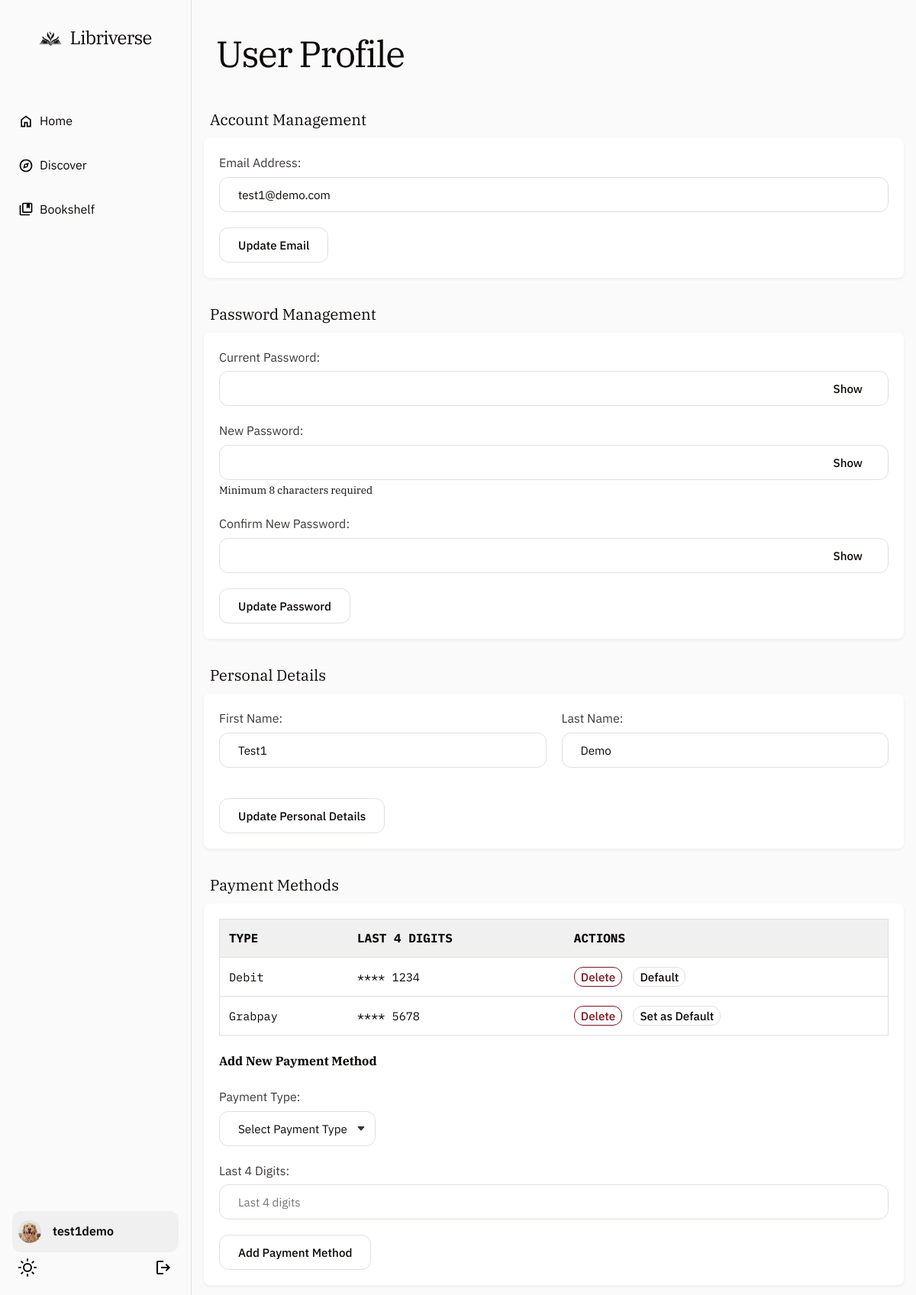
/profile.php (signed in), run on the app's committed database.
### tables this page shows
CREATE TABLE `user` (
  `id` int(11) NOT NULL,
  `email` varchar(255) NOT NULL,
  `password_hash` varchar(255) NOT NULL,
  `payment_method` varchar(50) DEFAULT NULL,
  `first_name` varchar(50) DEFAULT NULL,
  `last_name` varchar(50) DEFAULT NULL,
  `username` varchar(50) DEFAULT NULL,
  `role` varchar(20) NOT NULL DEFAULT 'user'
);

CREATE TABLE `payment` (
  `id` int(11) NOT NULL,
  `user_id` int(11) DEFAULT NULL,
  `type` enum('Debit','Credit','Paypal','Grabpay') NOT NULL,
  `last_4_digits` char(4) NOT NULL
);

### www/utils/auth.php (called while the page is built, shortened)
<?php
function is_logged_in()
{
    return isset($_SESSION['user_id']);
}

### www/profile.php (the view, shortened to what this page needs)
<?php
require_once 'utils/auth.php';
require_once 'utils/db.php';
$user_id = $_SESSION['user_id'];
$stmt = $conn->prepare("SELECT username, email, first_name, last_name, payment_method FROM user WHERE id = ?");
$stmt->bind_param("i", $user_id);
$stmt->execute();
$result = $stmt->get_result();
$user = $result->fetch_assoc();
$payment_stmt = $conn->prepare("SELECT p.id, p.type, p.last_4_digits, CASE WHEN u.payment_method = p.id THEN 1 ELSE 0 END AS is_default
                                FROM payment p
                                LEFT JOIN user u ON u.id = p.user_id
                                WHERE p.user_id = ?");
$payment_stmt->bind_param("i", $user_id);
$payment_stmt->execute();
$payment_result = $payment_stmt->get_result();
$payment_methods = $payment_result->fetch_all(MYSQLI_ASSOC);
?>
<!DOCTYPE html>
<html lang="en">
<head>
    <link rel="stylesheet" href="css/base.css">
    <link rel="stylesheet" href="css/navbar.css">
    <link rel="stylesheet" href="css/profile.css">
</head>
<body>
    <div class="navbar">
        <div class="navbar-logo-section">
            <a href="index.php" class="navbar-logo">
                <img src="assets/logo/libriverse_logo.png" alt="Libriverse Logo" class="navbar-logo-image">
                <span class="navbar-logo-text">Libriverse</span>
            </a>
        </div>
        <ul class="navbar-pages">
            <li><a href="index.php" class="navbar-item"><img src="assets/icons/home.svg" alt="Home" class="navbar-icon white"><span class="navbar-label">Home</span></a></li>
            <li><a href="discover.php" class="navbar-item"><img src="assets/icons/explore.svg" alt="Discover" class="navbar-icon white"><span class="navbar-label">Discover</span></a></li>
            <?php if (is_logged_in()): ?>
                <li><a href="bookshelf.php" class="navbar-item"><img src="assets/icons/collections.svg" alt="Bookshelf" class="navbar-icon white"><span class="navbar-label">Bookshelf</span></a></li>
            <?php endif; ?>
    </ul>
    <ul class="navbar-user-section">
        <?php if (is_logged_in()): ?>
            <li><a href="profile.php" class="navbar-item username active">
                    <img src="assets/profile-photo/golden_retriever.jpeg" alt="User Photo" class="navbar-user-photo">
                    <span class="navbar-username"><?php echo htmlspecialchars($_SESSION['username'] ?? 'User'); ?></span>
                </a>
            </li>
            <li class="icon-toggle">
                <button id="themeToggle" class="navbar-item">
                    <img src="assets/icons/light-mode.svg" alt="Light Mode" class="navbar-icon theme-light">
                </button>
                <a href="logout.php" class="navbar-item logout">
                    <img src="assets/icons/logout.svg" alt="Logout" class="navbar-icon white logout">
                </a>
            </li>
        <?php endif; ?>
    </ul>
    </div>
    <div class="main-container">
        <div class="profile-header">
            <h1>User Profile</h1>
        </div>
        <div class="profile-content">
            <h3>Account Management</h3>
            <form action="profile.php" method="post" class="account-management-form">
                <section class="profile-section email-section">
                    <div class="form-group">
                        <label for="email">Email Address:</label>
                        <input
                            type="email"
                            id="email"
                            name="email"
                            value="<?php echo htmlspecialchars($user['email'] ?? ''); ?>"
                            required
                            pattern="[a-z0-9._%+-]+@[a-z0-9.-]+\.[a-z]{2,}$"
                            class="form-control">
                    </div>
                    <div class="form-actions">
                        <button type="submit" name="update_email" class="btn-update">Update Email</button>
                    </div>
                </section>
            </form>
            <h3>Password Management</h3>
            <form action="profile.php" method="post" class="account-management-form">
                <section class="profile-section password-section">
                    <div class="form-group">
                        <label for="current_password">Current Password:</label>
                        <div class="password-input">
                            <input
                                type="password"
                                id="current_password"
                                name="current_password"
                                class="form-control"
                                required>
                            <button
                                type="button"
                                class="toggle-password"
                                aria-label="Toggle current password visibility">
                                <span class="toggle-text">Show</span>
                            </button>
                        </div>
                    </div>
                    <div class="form-group">
                        <label for="new_password">New Password:</label>
                        <div class="password-input">
                            <input
                                type="password"
                                id="new_password"
                                name="new_password"
                                minlength="8"
                                class="form-control"
                                required>
                            <button
                                type="button"
                                class="toggle-password"
                                aria-label="Toggle new password visibility">
                                <span class="toggle-text">Show</span>
                            </button>
                        </div>
                        <small class="help-text">Minimum 8 characters required</small>
                    </div>
                    <div class="form-group">
                        <label for="confirm_password">Confirm New Password:</label>
                        <div class="password-input">
                            <input
                                type="password"
                                id="confirm_password"
                                name="confirm_password"
                                minlength="8"
                                class="form-control"
                                required>
                            <button
                                type="button"
                                class="toggle-password"
                                aria-label="Toggle confirm password visibility">
                                <span class="toggle-text">Show</span>
                            </button>
                        </div>
                    </div>
                    <div class="form-actions">
                        <button type="submit" name="update_password" class="btn-update">Update Password</button>
                    </div>
                </section>
            </form>
            <h3>Personal Details</h3>
            <form action="profile.php" method="post" class="personal-details-form">
                <section class="profile-section">
                    <div class="form-row">
                        <div class="form-group">
                            <label for="first_name">First Name:</label>
                            <input type="text" id="first_name" name="first_name" value="<?php echo htmlspecialchars($user['first_name'] ?? ''); ?>" required>
                        </div>
                        <div class="form-group">
                            <label for="last_name">Last Name:</label>
                            <input type="text" id="last_name" name="last_name" value="<?php echo htmlspecialchars($user['last_name'] ?? ''); ?>" required>
                        </div>
                    </div>
                    <div class="form-actions">
                        <button type="submit" name="update_personal_details" class="btn-update">Update Personal Details</button>
                    </div>
                </section>
            </form>
            <h3>Payment Methods</h3>
            <section class="profile-section">
                <div class="payment-methods">
                    <?php if (empty($payment_methods)): ?>
                        <p>No payment methods added yet.</p>
                    <?php else: ?>
                        <table class="payment-table">
                            <thead>
                                <tr>
                                    <th>Type</th>
                                    <th>Last 4 Digits</th>
                                    <th>Actions</th>
                                </tr>
                            </thead>
                            <tbody>
                                <?php foreach ($payment_methods as $method): ?>
                                    <tr>
                                        <td><?php echo htmlspecialchars($method['type']); ?></td>
                                        <td>**** <?php echo htmlspecialchars($method['last_4_digits']); ?></td>
                                        <td class="payment-actions">
                                            <form method="post" class="inline-form">
                                                <button type="submit" name="delete_payment" class="btn btn-danger">Delete</button>
                                            </form>
                                            <form method="post" class="inline-form">
                                                <button type="submit" name="set_default_payment" class="btn btn-primary" <?php echo $method['is_default'] ? 'disabled' : ''; ?>>
                                                    <?php echo $method['is_default'] ? 'Default' : 'Set as Default'; ?>
                                                </button>
                                            </form>
                                        </td>
                                    </tr>
                                <?php endforeach; ?>
                            </tbody>
                        </table>
                    <?php endif; ?>
                </div>
                <h4>Add New Payment Method</h4>
                <form method="post" class="add-payment-form">
                    <div class="form-group">
                        <label for="payment_type">Payment Type:</label>
                        <select id="payment_type" name="payment_type" required>
                            <option value="">Select Payment Type</option>
                        </select>
                    </div>
                    <div class="form-group">
                        <label for="last_4_digits">Last 4 Digits:</label>
                        <input type="text" id="last_4_digits" name="last_4_digits" placeholder="Last 4 digits" required pattern="\d{4}" maxlength="4">
                    </div>
                    <button type="submit" name="add_payment" class="btn-update">Add Payment Method</button>
                </form>
            </section>
        </div>
    </div>
</body>
</html>

### www/css/base.css (style rules this page uses)
:root { --primary-color: #0b0706; --secondary-color: #f0f0f0; --text-color: #0b0706; --text-light: #f8f9fa; --background-color: #fafafa; --background-focus-color: #f6f6f6; --top-background-color: #ffffff; --element-background: #dedede; --border-color: #e0e0dd; --border-focus-color: #575757; --active-dark: #181818; --search-border-radius: 0.75rem; }
* { transition: all 0.3s ease-in-out; }
body { font-family: "IBM Plex Serif", serif; line-height: 1.6; margin: 0; color: var(--text-color); background-color: var(--background-color); display: flex; flex-direction: row; height: 100dvh; overflow: hidden; justify-content: center; }
h1 { font-family: "IBM Plex Serif", serif; font-size: 3rem; font-weight: normal; color: var(--text-color); margin-bottom: 1.5rem; letter-spacing: -0.1rem; margin-left: 2rem; }
h3 { font-family: "IBM Plex Serif", serif; color: var(--primary-color); font-size: 1.25rem; font-weight: 400; padding-bottom: 0.5rem; margin-bottom: 1.5rem; margin-left: 1rem; }
.main-container { width: 100%; height: 100dvh; max-width: 2048px; overflow: scroll; background-color: var(--background-color); }
input[type="text"], input[type="number"], input[type="email"], input[type="password"], textarea { padding: 0.75rem 1.5rem; color: var(--text-color); border: 1px solid var(--border-color); border-radius: var(--search-border-radius); background-color: var(--top-background-color); font-size: 0.95rem; font-family: "IBM Plex Sans", sans-serif; transition: all 0.3s ease-in-out; appearance: none; }
select { padding: 0.75rem 1.5rem; color: var(--text-color); border: 1px solid var(--border-color); border-radius: var(--search-border-radius); background-color: var(--top-background-color); font-size: 0.95rem; font-family: "IBM Plex Sans", sans-serif; transition: all 0.3s ease-in-out; appearance: none; background-repeat: no-repeat; background-position: right 0.75rem center; padding-right: 2.25rem; }
input[type="submit"], input[type="reset"], button { padding: 0.75rem 1.5rem; border: none; border-radius: var(--search-border-radius); background-color: var(--top-background-color); color: var(--text-color); font-weight: 500; cursor: pointer; font-family: "IBM Plex Sans", sans-serif; font-size: 0.95rem; border: 1px solid var(--border-color); transition: all 0.3s ease-in-out; }
table { width: 100%; border-collapse: collapse; border: 1px solid var(--border-color); border-radius: 1.5rem; background-color: var(--top-background-color); font-family: "IBM Plex Mono", monospace; font-size: 0.95rem; color: var(--text-color); margin-bottom: 1rem; }
th, td { padding: 0.75rem; text-align: left; border-bottom: 1px solid var(--border-color); }
thead { background-color: var(--secondary-color); font-weight: 500; font-size: 1rem; text-transform: uppercase; }

### www/css/profile.css (style rules this page uses)
h3 { margin-top: 2rem; margin-bottom: 0; margin-left: 1.5rem; }
.profile-content { width: 100%; }
.profile-section { margin: 1rem; padding: 20px; margin-top: 0px; background-color: var(--top-background-color); border-radius: 0.5rem; box-shadow: 0 2px 0.25rem rgba(0, 0, 0, 0.05); }
.form-row { display: flex; flex-wrap: wrap; gap: 20px; }
.form-group { flex: 1 0 200px; margin-bottom: 20px; }
.form-group label { display: block; margin-bottom: 5px; color: var(--text-color); opacity: 0.8; }
.form-actions { margin-top: 20px; }
label { display: block; margin-bottom: 0.5rem; font-weight: 400; color: #666; font-family: "IBM Plex Sans", sans-serif; font-size: 1rem; }
input[type="text"], input[type="email"], input[type="password"] { width: 100%; box-sizing: border-box; }
.password-input { position: relative; display: flex; align-items: center; }
.password-input input { flex-grow: 1; }
.toggle-password { position: absolute; right: 10px; top: 50%; transform: translateY(-50%); background: none; border: none; cursor: pointer; }
.password-input { position: relative; }
.payment-table { width: 100%; border-collapse: collapse; margin-bottom: 20px; }
.inline-form { display: inline-block; margin-right: 5px; }
.btn { padding: 2px 0.5rem; }
.btn-danger { border-color: #77141e; color: #77141e; }

### data on the page
user: email "test1@demo.com", first_name "Test1", last_name "Demo"
payment: type "Debit", last_4_digits "1234", shows "Default"
payment: type "Grabpay", last_4_digits "5678", shows "Set as Default"

### other printed values
$_SESSION['username'] "test1demo"
